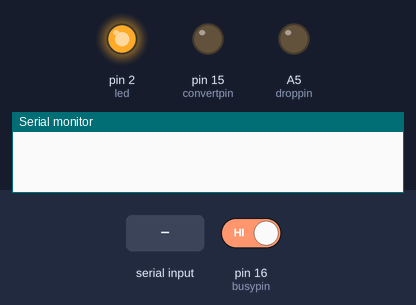
Simulated run of this sketch. Board: Arduino Uno, built with avr-gcc and run on an emulated ATmega328P. On the bench: output pins drawn as LEDs (lit = HIGH), the last lines printed to the serial monitor. The test bench sets the inputs (shaded band); at power-on: pin 16 (busypin) HIGH.

Above: at 1.2 s.
1.3 s: pin 16 (busypin) driven LOW
At 1.7 s:
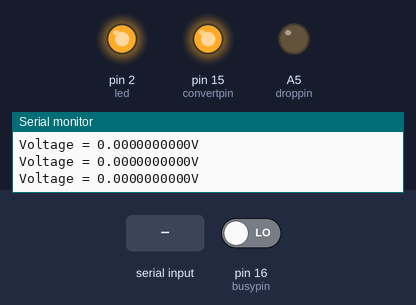
2.8 s: "1" received over Serial
At 3.2 s:
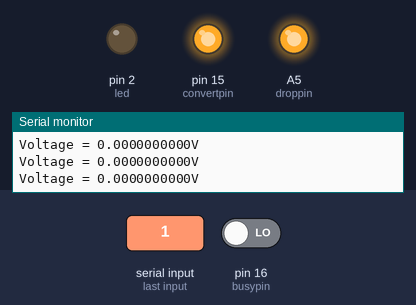
Timing chart, 0 to 5.8 s (numbered marks = the images above; inputs shaded):
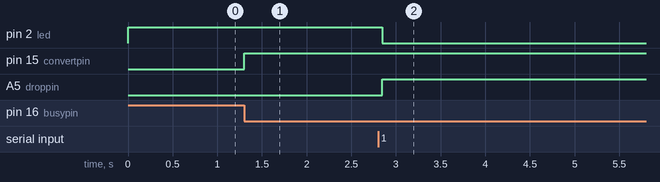

The sketch:

DRS_Test_1.ino
```cpp
#include <SPI.h>
int busypin = 16; //busy input pin from ADAS3022 adc
int BUSY; //busy variable indicator for ADAS3022 adc
int convertpin = 15; //convert output pin to tell ADAS3022 to begin analog-to-digital conversion
int CNV;
int PD; //power down pin for ADAS3022 adc
int ss=10; //chip select pin for spi
float voltage;
int led = 2; //pin with led on it
int droppin = A5; //Analog pin output for detecting if we dropped or not. 1 if we did not yet, 0 if we have
//int dropcheck = 0;
int receivedval16;
void setup() {
  // put your setup code here, to run once:
 Serial.begin(57600);
 pinMode(ss, OUTPUT); //set chip select pin as output for spi library
  SPI.begin();
  SPI.setBitOrder(MSBFIRST);  //set up spi setting for most significant bit first
  pinMode(led, OUTPUT); //set up led pin to be an output
  pinMode(droppin, OUTPUT); //set up A5 to be the analog output pin going to Balloonduino for drop signal
  pinMode(busypin, INPUT); //set up digital pin 16 to be the input pin for knowing ADC is busy
  pinMode(convertpin, OUTPUT); //set up digital pin 15 to be the output pin for telling the ADC to convert

}
void loop() {
  // put your main code here, to run repeatedly:
BUSY = digitalRead(busypin);
  if(BUSY!= 1){ //If the ADC is not busy, convert the data
    digitalWrite(convertpin, HIGH); //set the convert pin high to command the ADC to begin converting
    SPI.beginTransaction(SPISettings(1000000, MSBFIRST, SPI_MODE2)); //Set up adc spi settings
    receivedval16=SPI.transfer16(0x854F); //put what the adc command is here (using 5.12 V pgia gain, differential input)
    voltage= (((float)receivedval16/32768.0)*20.480);  //convert from raw data obtained to a voltage ??? may be wrong
    Serial.print("Voltage = ");
    Serial.print(voltage, DEC); //print out the voltage through serial
    Serial.println("V");
    SPI.endTransaction();
  }

  //see if still connected to Raspberry pi or not
  if(Serial.available()){ //check to see if there is anything ready to be read from Raspberry pi

    digitalWrite(droppin, HIGH);  //send a high analog signal if still connected to Pi
    digitalWrite(led, LOW); //Make led light turn off if we are still connected to Pi
  }
  else{
  digitalWrite(droppin, LOW); //send a low analog signal if disconnected from Pi
  digitalWrite(led, HIGH); //Make led light stay on if we are still connected
  }

  delay(50);
}
```

Measured:
- after the input at 1.3 s, pin 15 (convertpin): LOW → HIGH at once
- after the input at 2.8 s, pin 2 (led): HIGH → LOW after 0.05 s; A5 (droppin): LOW → HIGH after 0.05 s
